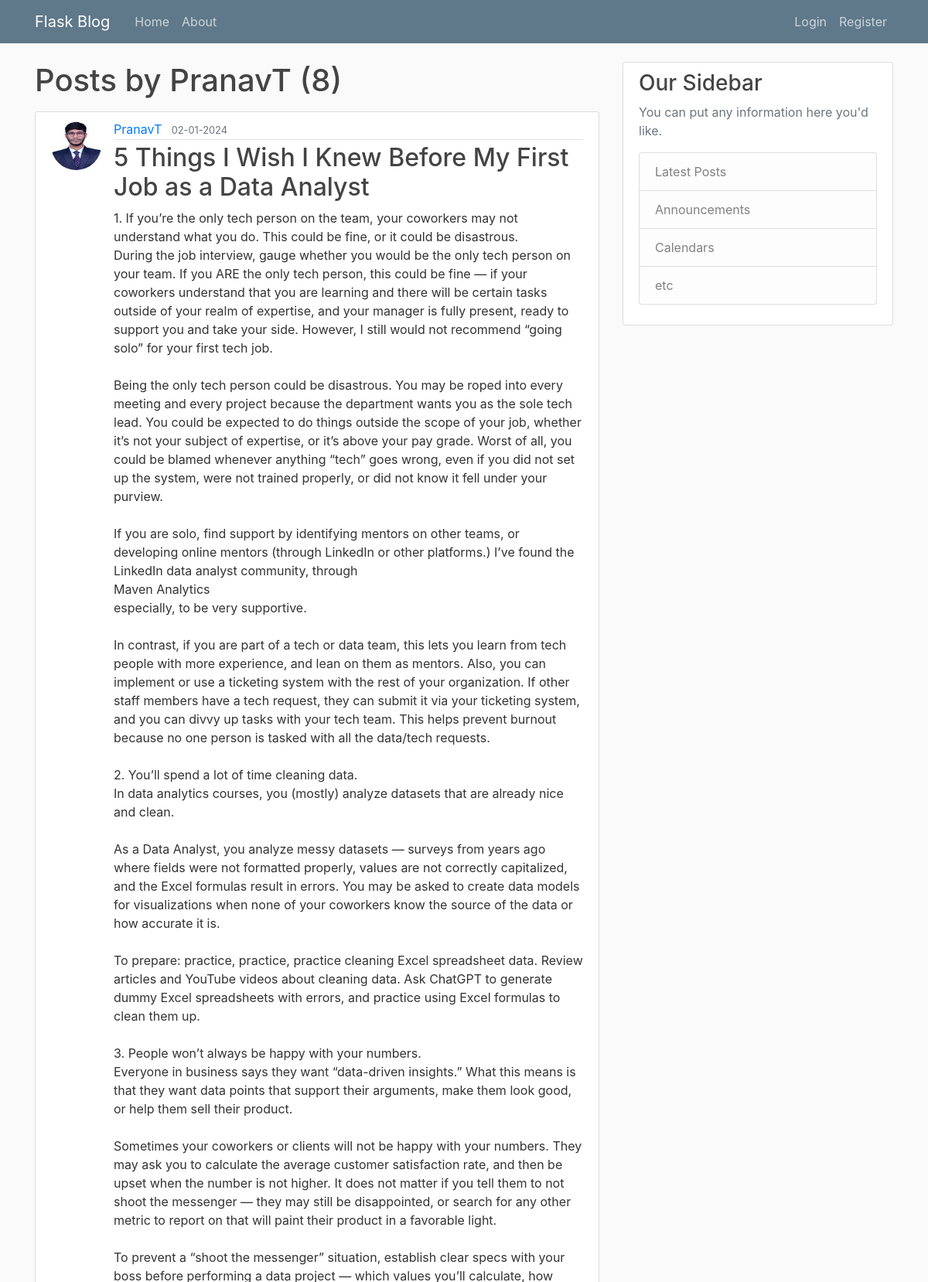
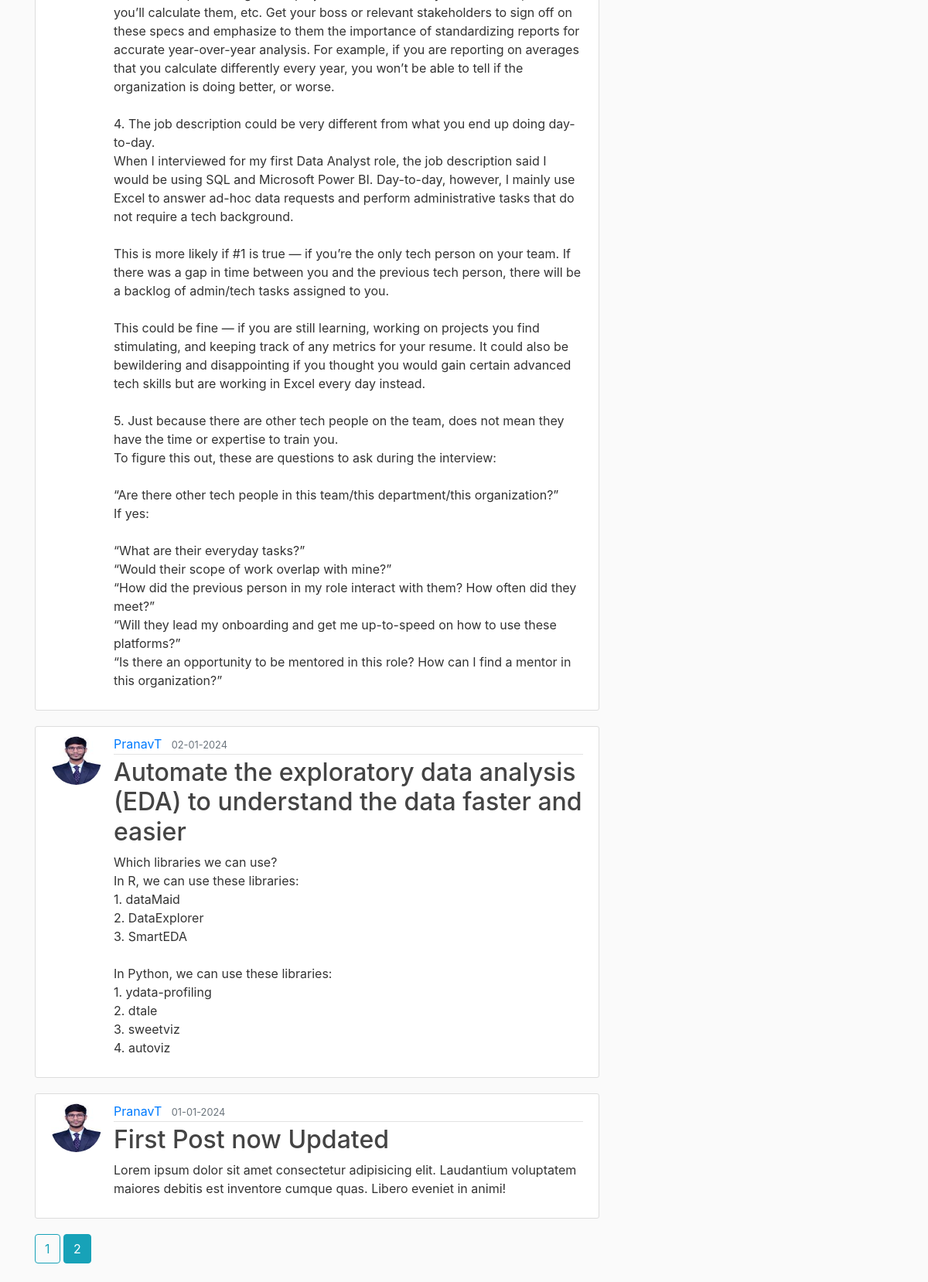
/user/PranavT?page=2, run on the app's committed database (2 pictures, top to bottom).
### flaskblog/models.py (models this page shows, shortened)
class User(db.Model, UserMixin):
    id = db.Column(db.Integer, primary_key = True)
    username = db.Column(db.String(20), unique = True, nullable = False )
    email = db.Column(db.String(120), unique = True, nullable = False )
    image_file = db.Column(db.String(20), nullable=False, default='default.jpg')
    password = db.Column(db.String(60), nullable=False)
    posts = db.relationship('Post', backref='author', lazy=True)

class Post(db.Model):
    id = db.Column(db.Integer, primary_key = True)
    title = db.Column(db.String(100), nullable=False)
    date_posted = db.Column(db.DateTime, nullable=False, default=datetime.now)
    content = db.Column(db.Text, nullable=False)
    user_id = db.Column(db.Integer, db.ForeignKey('user.id'), nullable=False )

### flaskblog/users/routes.py (the view)
@users.route("/user/<string:username>")
def user_posts(username):
    page = request.args.get('page', 1, type=int)
    user = User.query.filter_by(username=username).first_or_404()
    posts = Post.query.filter_by(author=user).order_by(Post.date_posted.desc()).paginate(page=page, per_page=5)
    return render_template("user_posts.html", posts=posts, user=user)

### flaskblog/templates/user_posts.html
{% extends "layout.html" %}
{% block content %}
<h1 class="mb-3">Posts by {{ user.username }} ({{ posts.total }}) </h1>
    {% for post in posts.items %}
        <article class="media content-section">
            <img src="{{ url_for('static', filename='profile_pics/' + post.author.image_file) }}" class="rounded-circle article-img">
            <div class="media-body">
            <div class="article-metadata">
                <a class="mr-2" href="{{ url_for('user_posts', username=post.author.username) }}">{{ post.author.username }}</a>
                <small class="text-muted">{{ post.date_posted.strftime('%d-%m-%Y') }}</small>
            </div>
            <h2><a class="article-title" href="{{ url_for('post', post_id=post.id) }}">{{ post.title }}</a></h2>
            <p class="article-content">{{ post.content }}</p>
            </div>
        </article>
    {% endfor %}
    {% for page_num in posts.iter_pages(left_edge=1, right_edge=1, left_current=1, right_current=2) %}
        {% if page_num %}
            {% if posts.page == page_num %}
            <a href="{{ url_for('users.user_posts', username=user.username, page=page_num) }}" class="btn btn-info mb-4">{{ page_num }}</a>
            {% else %}
            <a href="{{ url_for('users.user_posts', username=user.username, page=page_num) }}" class="btn btn-outline-info mb-4">{{ page_num }}</a>
            {% endif %}
        {% else %}
            ...
        {% endif %}
    {% endfor %}
{% endblock content %}

### flaskblog/static/main.css (style rules this page uses)
body { background: #fafafa; color: #333333; margin-top: 5rem; }
h1, h2, h3, h4, h5, h6 { color: #444444; }
.content-section { background: #ffffff; padding: 10px 20px; border: 1px solid #dddddd; border-radius: 3px; margin-bottom: 20px; }
.article-title { color: #444444; }
.article-content { white-space: pre-line; }
.article-img { height: 65px; width: 65px; margin-right: 16px; }
.article-metadata { padding-bottom: 1px; margin-bottom: 4px; border-bottom: 1px solid #e3e3e3 }

### data on the page
User: username "PranavT"
Post: image_file (picture), author.username "PranavT", date_posted "02-01-2024", title "5 Things I Wish I Knew Before My First Job as a Data Analyst", content "1. If you’re the only tech person on the team, your coworkers may not understand what you do. This could be fine, or it could be disastrous. During the job interview, gauge whether you would be the only tech person on your team. If you ARE the only tech person, this could be fine — if your coworkers understand that you are learning and there will be certain tasks outside of your realm of expertise, and your manager is fully present, ready to support you and take your side. However, I still would not recommend “going solo” for your first tech job. Being the only tech person could be disastrous. You may be roped into every meeting and every project because the department wants you as the sole…"
Post: image_file (picture), author.username "PranavT", date_posted "02-01-2024", title "Automate the exploratory data analysis (EDA) to understand the data faster and easier", content "Which libraries we can use? In R, we can use these libraries: 1. dataMaid 2. DataExplorer 3. SmartEDA In Python, we can use these libraries: 1. ydata-profiling 2. dtale 3. sweetviz 4. autoviz"
Post: image_file (picture), author.username "PranavT", date_posted "01-01-2024", title "First Post now Updated", content "Lorem ipsum dolor sit amet consectetur adipisicing elit. Laudantium voluptatem maiores debitis est inventore cumque quas. Libero eveniet in animi!"

### other printed values
{{ posts.total }} "8"
{{ page_num }} "1"
{{ page_num }} "2"
